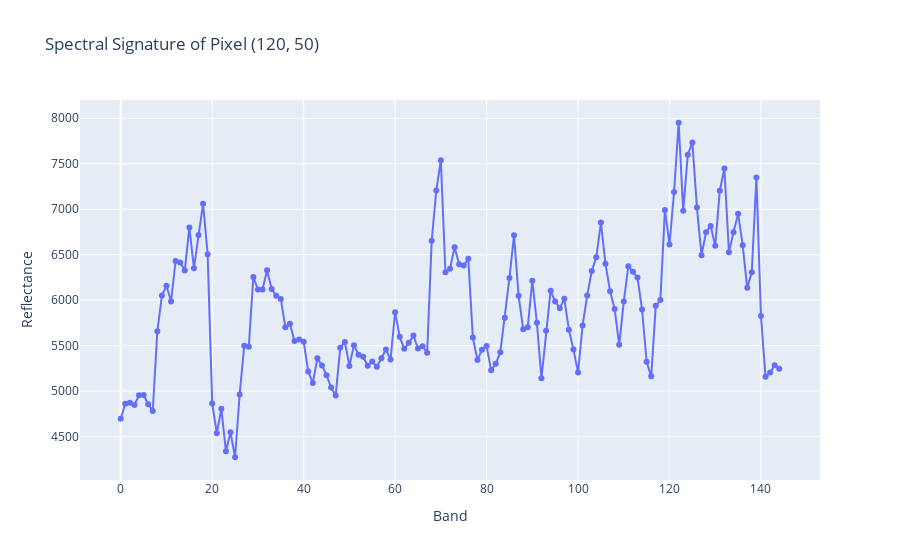

Notebook source saved alongside this figure:
### Code cell
def plot_spectral_signature(data, pixel_row, pixel_col):
    """
    Plot the spectral signature of a specific pixel across all bands using Plotly.
    
    Parameters:
    - data: Hyperspectral data array of shape [bands, height, width].
    - pixel_row: Row number of the pixel.
    - pixel_col: Column number of the pixel.
    """
    spectral_signature = data[:, pixel_row, pixel_col]
    bands = list(range(data.shape[0]))
    
    fig = go.Figure()
    fig.add_trace(go.Scatter(x=bands, y=spectral_signature,
                             mode='lines+markers',
                             name='Spectral Signature'))
    fig.update_layout(title=f'Spectral Signature of Pixel ({pixel_row}, {pixel_col})',
                      xaxis_title='Band',
                      yaxis_title='Reflectance')
    fig.show()
    

#Example Usage

pixel_row, pixel_col = 120, 50  # Change these to inspect a different pixel

plot_spectral_signature(X, pixel_row, pixel_col)

### Figure 1 — Plotly figure (JSON) as saved in the notebook; plotly's stock layout.template omitted (floating-point values rounded to 4 significant figures; data arrays with more than 128 entries replaced by an {"elided": "..."} marker saying what was removed)
{"data": [{"mode": "lines+markers", "name": "Spectral Signature", "type": "scatter", "x": {"elided": "145 int values"}, "y": {"elided": "145 int values"}}], "layout": {"title": {"text": "Spectral Signature of Pixel (120, 50)"}, "xaxis": {"title": {"text": "Band"}}, "yaxis": {"title": {"text": "Reflectance"}}}}
